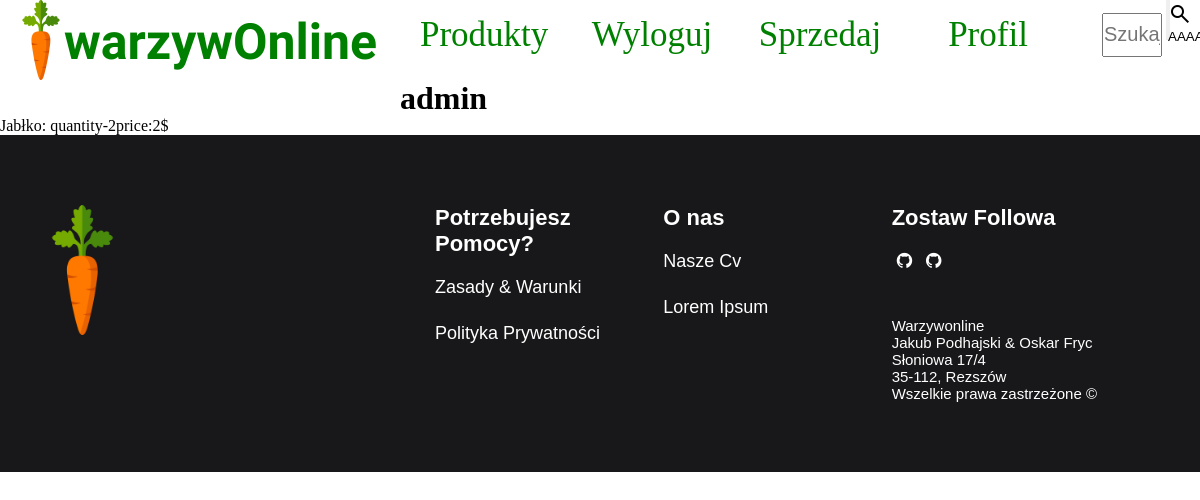
/profil (signed in), run on the app's committed database.
### main/models.py (models this page shows, shortened)
class ProductToSell(models.Model):
    product = models.ForeignKey(Product, on_delete=models.CASCADE)
    price = models.IntegerField(
        validators=[MaxValueValidator(99999), MinValueValidator(1)]
    )
    quantity = models.IntegerField(
        validators=[MaxValueValidator(999), MinValueValidator(1)]
    )
    seller = models.ForeignKey(settings.AUTH_USER_MODEL, on_delete=models.CASCADE)

class Product(models.Model):
    name = models.CharField(max_length=20)
    category = models.ManyToManyField(Category)

### main/views.py (the view)
# urls.py: path("profil", views.account, name="account"),
@login_required()
def account(request):
    user_object = User.objects.get(username=request.user.username)
    user_profile = Profile.objects.get(user=user_object)
    print(user_profile.user_products.all())
    return render(
        request,
        "main/account.html",
        {
            "user": user_object,
            "profile": user_profile,
            "products": user_profile.user_products.all(),
        },
    )

### main/templates/main/account.html (shortened to what this page needs)
{% extends "main/base.html" %}
{% block content %}
<h1>{{user}}</h1>
{% for product in products %}
<p>{{product.product.name}}: quantity-{{product.quantity}}price:{{product.price}}$</p>
{%endfor%}
{% endblock %}

### main/static/main/style.css (style rules this page uses)
* { margin: 0; padding: 0; list-style: none; text-decoration: none; }

### data on the page
ProductToSell: product.name "Jabłko", quantity "2", price "2"

### other printed values
{{ user }} "admin"
